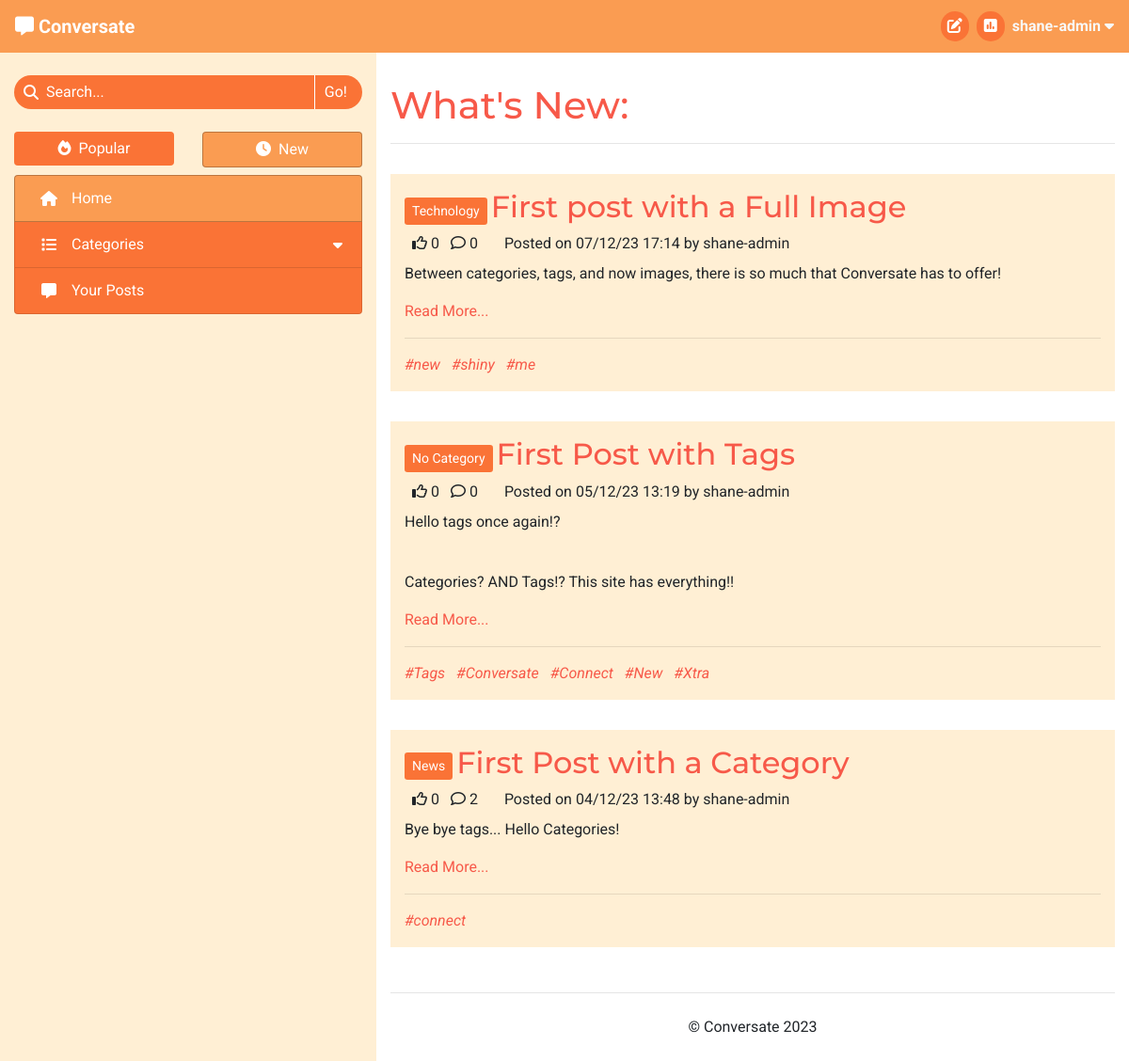
The app's page / (signed in), older data.
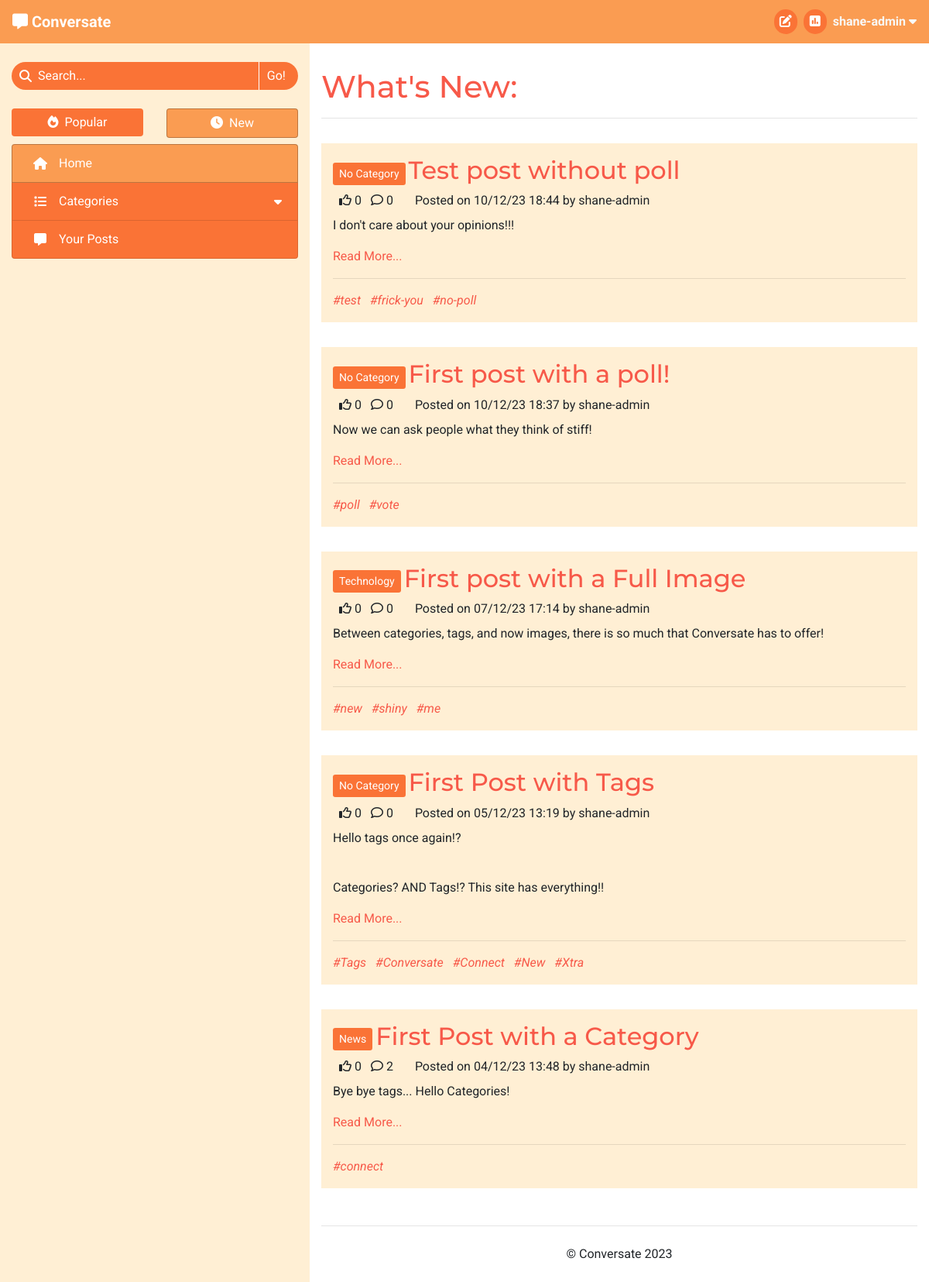
The same page, newer data.
### forum/models.py (models this page shows, shortened)
class Post(models.Model):
    title = models.CharField(max_length=100)
    slug = models.SlugField(max_length=100, unique=True)
    category = models.ForeignKey(Category, on_delete=models.CASCADE,
                                 related_name='tagged_posts')
    image = CloudinaryField('image', blank=True)
    image_position = models.IntegerField(blank=True, null=True)
    posted_by = models.ForeignKey(User, on_delete=models.CASCADE,
                                  related_name='added_posts')
    posted_on = models.DateTimeField(auto_now_add=True)
    content = models.TextField()
    tags = models.CharField(max_length=200, blank=True)
    edited = models.BooleanField(default=False)
    likes = models.ManyToManyField(User, related_name='post_likes', blank=True)
    approved = models.BooleanField(default=False)
    class Meta:
        ordering = ['-posted_on']
    def number_of_likes(self):
        return self.likes.count()
    def number_of_comments(self):
        return self.comments.count()
    def tag_list(self):
        tags_separate = self.tags.split('#')
        tags_separate.pop(0)
        return tags_separate

class Category(models.Model):
    name = models.CharField(max_length=30, unique=True)
    slug = models.SlugField(max_length=30, unique=True)
    icon = models.CharField(max_length=30, default="fa-tag")
    def __str__(self):
        return self.name
    def number_of_posts(self):
        return self.tagged_posts.count()

### forum/views.py (the view)
# urls.py: path('', views.ListPosts.as_view(), name='home'),
class ListPosts(View):
    def get(self, request):
        if not request.user.is_authenticated:
            return redirect('/accounts/login')
        posts = Post.objects.all()
        context = get_post_list_context(request, posts)
        user_profile = get_profile(request.user)
        if user_profile.sort_by_new:
            context['heading'] = "What's New"
        else:
            context['heading'] = "What's Trending"
        context['selected_tab'] = 'Home'
        return render(
            request,
            'post_list.html',
            context,
        )

### forum/core/categories.py (called while the page is built)
def get_top_categories(limit=CATEGORY_COLLAPSIBLE_LIMIT):
    categories = list(Category.objects
                      .annotate(num_posts=Count('tagged_posts'))
                      .filter(num_posts__gt=0)
                      .order_by('-num_posts'))
    num_categories = len(categories)
    category_none = Category.objects.get(slug='none')
    if category_none in categories:
        categories.remove(category_none)
    return {
        'num_categories': num_categories,
        'top_categories': categories[:limit],
        'has_more_categories': (len(categories) > limit)
    }

### forum/core/content.py (called while the page is built)
def get_base_context(request):
    context = get_top_categories()
    context['disable_sort'] = True
    return context

def get_post_list_context(request, post_list):
    context = get_base_context(request)
    user_profile = get_profile(request.user)
    sort_by_new = user_profile.sort_by_new
    posts_sorted = sort_posts(post_list, sort_by_new)
    context.update(get_paginated_items(request, posts_sorted, POSTS_PER_PAGE))
    context['disable_sort'] = False
    return context

def get_profile(user_object):
    profile = list(Profile.objects.filter(user=user_object))
    if len(profile) > 0:
        return profile[0]
    else:
        new_profile = Profile.objects.create(
            user=user_object,
            sort_by_new=False
        )
        return new_profile

def sort_posts(post_list, by_new):
    if by_new:
        return post_list.order_by('-posted_on')
    else:
        return post_list.annotate(num_likes=Count('likes')) \
                        .order_by('-num_likes')

### forum/core/pagination.py (called while the page is built)
def get_paginated_items(request, object_list, items_per_page):
    p = Paginator(object_list, items_per_page)
    page = request.GET.get('page')
    current_items = p.get_page(page)
    pagination_context = {
        'item_list': current_items,
        'page': page
    }
    if page is None:
        page = 1
    if p.num_pages > NUM_PAGES:
        pagination_context.update(get_page_range(
            int(page),
            p.num_pages
        ))
    else:
        pagination_context['page_range'] = p.page_range
    return pagination_context

### templates/post_list.html (shortened to what this page needs)
{% extends "base.html" %}
{% block content %}
<h1>{{ heading }}:</h1>
<hr>
{% for post in item_list %}
    <div class="row post">
        <div class="post-title col-12">
            <a href="{% url 'categories' post.category.slug %}" class="btn btn-sm category align-middle">{{ post.category }}</a>
            <a href="{% url 'view_post' post.slug %}" class="anchor-no-style">
                <h2 class="d-inline-block align-middle">{{ post.title }}</h2>
            </a>
        </div>
        <div class="col-12">
            {% if user in post.likes.all %}
                <i class="fa-solid fa-thumbs-up ml-2"></i>
            {% else %}
                <i class="fa-regular fa-thumbs-up ml-2"></i>
            {% endif %}
            {{ post.number_of_likes }}
            <i class="fa-regular fa-comment ml-2"></i>
            {{ post.number_of_comments }}
            <p class="d-inline ml-4">Posted on {{ post.posted_on|date:"d/m/y G:i" }} by {{ post.posted_by }}</p>
        </div>
        <div class="col-12">
            <div class="mt-2">{{ post.content|safe }}</div>
            <a href="{% url 'view_post' post.slug %}">Read More...</a>
        </div>
        {% if post.tags %}
            <div class="col-12">
                <hr>
                {% for tag in post.tag_list %}
                    <a class="tag-list-item mr-2 anchor-no-style" href="{% url 'search_tag' tag %}">
                        <em>#{{ tag }}</em>
                    </a>
                {% endfor %}
            </div>
        {% endif %}
    </div>
{% endfor %}
{% endblock content %}

### templates/base.html (shortened to what this page needs)
{% load static %}
<!DOCTYPE html>
<html lang="en">
<head>
    <link rel="stylesheet" href="https://cdn.jsdelivr.net/npm/bootstrap@4.6.2/dist/css/bootstrap.min.css"
>
    <link rel="stylesheet" href="{% static 'css/style.css' %}" type="text/css">
</head>
<body id="main-page">
    <header class="navbar navbar-expand-sm navbar-dark">
        <div>
            <a class="navbar-brand" href="{% url 'home' %}" aria-label="Go to the home page">
                <i class="fa-solid fa-message"></i>
                <strong>Conversate</strong>
            </a>
        </div>
            <ul class="nav justify-content-end">
                {% if user.is_authenticated %}
                    <li class="nav mr-3 mr-md-2">
                        <a class="nav-icon" href="{% url 'new_post' %}">
                            <i class="fa-solid fa-pen-to-square"></i>
                        </a>
                    </li>
                    <li class="nav mr-3 mr-md-2">
                        <a class="nav-icon" href="{% url 'new_poll' %}">
                            <i class="fa-solid fa-square-poll-vertical"></i>
                        </a>
                    </li>
                    <li class="nav dropdown center-to-container">
                        <span class="text-light d-none d-md-inline" data-toggle="dropdown" role="button"
                            aria-expanded="false" aria-label="User Information">
                            <strong>{{ user.username }}
                                <i class="fa-solid fa-caret-down"></i>
                            </strong>
                        </span>
                    </li>
                {% else %}
                    <li class="nav">
                        <a href="{% url 'account_login' %}" class="btn">Log In</a>
                    </li>
                {% endif %}
            </ul>
        </header>
    <div>
        <div class="container-fluid">
            <div class="row">
                <nav class="d-none d-md-block col-4">
                    <form action="{% url 'search_post' %}" method="GET" autocomplete="off">
                        <div class="search-bar mt-4" role="button" data-toggle="popover"
                            data-placement="bottom">
                            <div class="center-to-container">
                                <i class="fa-solid fa-magnifying-glass"></i>
                            </div>
                            <input type="text" id="search-input" name="search_query"
                                {% if search_result %} value="{{ search_result }}"{% endif %} placeholder="Search..." required>
                            <input type="submit" class="side-nav-btn" value="Go!">
                        </div>
                    </form>
                    <div class="container-fluid px-0 mt-4 mb-2">
                        <div class="row">
                            {% with request.path|add:"?"|add:request.GET.urlencode as current_path %}
                            <div class="col-6">
                                {% if disable_sort %}
                                    <div>
                                {% elif request.GET.urlencode %}
                                    <a href="{% url 'sort_posts' 0 current_path %}" class="anchor-no-style">
                                {% else %}
                                    <a href="{% url 'sort_posts' 0 request.path %}" class="anchor-no-style">
                                {% endif %}
                                    <div class="btn btn-block side-nav-btn
                                        {% if disable_sort %} disabled{% elif not user.profile.sort_by_new %} active{% endif %}">
                                        <i class="fa-solid fa-fire mr-lg-1"></i>
                                        Popular
                                    </div>
                                {% if disable_sort %}
                                    </div>
                                {% else %}
                                    </a>
                                {% endif %}
                            </div>
                            <div class="col-6">
                                {% if disable_sort %}
                                    <div>
                                {% elif request.GET.urlencode %}
                                    <a href="{% url 'sort_posts' 1 current_path %}" class="anchor-no-style">
                                {% else %}
                                    <a href="{% url 'sort_posts' 1 request.path %}" class="anchor-no-style">
                                {% endif %}
                                    <div class="btn btn-block side-nav-btn
                                        {% if disable_sort %} disabled{% elif user.profile.sort_by_new %} active{% endif %}">
                                        <i class="fa-solid fa-clock mr-lg-1"></i>
                                        New
                                    </div>
                                {% if disable_sort %}
                                    </div>
                                {% else %}
                                    </a>
                                {% endif %}
                            </div>
                            {% endwith %}
                        </div>
                    </div>
                    <div class="list-group side-nav">
                        <a class="list-group-item list-group-item-action side-nav-btn
                            {% if selected_tab == 'Home' %} active{% endif %}" href="{% url 'home' %}">
                            <i class="fa-solid fa-house center-to-container"></i>
                            <span class="d-inline-block ml-lg-2">Home</span>
                        </a>
                        <a id="category-collapse" class="list-group-item list-group-item-action side-nav-btn clickable
                            {% if 'Categories' in selected_tab %} active{% endif %}" data-toggle="collapse"
                            href="#side-nav-categories" role="button" aria-expanded="false" aria-controls="side-nav-categories">
                            <i class="fa-solid fa-list center-to-container"></i>
                            <div class="ml-lg-2">Categories</div>
                            <i class="fa-solid fa-caret-down center-to-container"></i>
                        </a>
                        <a class="list-group-item list-group-item-action side-nav-btn clickable"
                            href="{% url 'my_posts' %}">
                            <i class="fa-solid fa-message center-to-container"></i>
                            <span class="d-inline-block ml-lg-2">Your Posts</span>
                        </a>
                    </div>
                </nav>
                <div id="main-content" class="col col-md-8">
                    <section>
                        {% block content %}
                        {% endblock content %}
                    </section>
                    <footer>
                        <hr>
                        <p class="text-center my-4">&copy; Conversate 2023</p>
                    </footer>
                </div>
            </div>
        </div>
    </div>
</body>
</html>

### static/css/style.css (style rules this page uses)
* { font-family: 'Roboto', sans-serif; }
h1, h2, h3 { font-family: 'Montserrat', sans-serif; }
.clickable { cursor: pointer; }
.anchor-no-style, .anchor-no-style:hover { text-decoration: none; }
a, h1, h2, h3 { color: #f75949; }
.btn { background-color: #f75949; border: none; color: white; }
.center-to-container { display: flex; align-items: center; justify-content: center; }
.navbar { background-color: #FA9C52; display: grid; grid-template-columns: 1fr 1fr; grid-template-rows: 1fr; }
.nav-icon { color: white; background-color: #FA7336; border: none; border-radius: 32px; width: 30px; padding: 4px; text-align: center; }
.side-nav-btn, .side-nav-btn:focus { color: white; background-color: #FA7336; transition: color .15s ease-in-out, background-color .15s ease-in-out, border-color .15s ease-in-out, box-shadow .15s ease-in-out; }
.list-group-item-action { display: grid; grid-template-columns: 32px 1fr auto; grid-template-rows: 1fr; }
.side-nav-btn.active { background-color: #FA9C52; border: 1px solid rgba(0, 0, 0, 0.25); }
#category-collapse { border-bottom: none; }
.search-bar { border-radius: 32px; width: 100%; background-color: #FA7336; color: white; display: grid; grid-template-columns: auto 1fr auto; grid-template-rows: 1fr; overflow: hidden; }
.search-bar i { padding-left: 10px; }
#search-input, #search-input::placeholder { margin-left: 8px; padding: 6px 0; border: none; outline: none; display: inline-block; min-width: 0; background-color: #FA7336; color: white; }
.search-bar input[type=submit] { background: none; border: none; border-left: 1px solid white; padding: 4px 16px 4px 10px; color: white; }
#main-page { background-color: #FFEFD4; }
#main-content { background-color: white; padding-top: 32px; height: calc(100vh - 56px); overflow-y: auto; display: grid; grid-template-columns: 1fr; grid-template-rows: 1fr auto; }
.post { margin: 32px 0; padding: 16px 0; background-color: #FFEFD4; }
.category { background-color: #FA7336; color: white; }
.tag-list-item { display: inline-block; background-color: #FFEFD4; }

Row changes from the older to the newer data that the page shows:
added Post: category "No Category", title "Test post without poll", number_of_likes "0", number_of_comments "0", posted_on "10/12/23 18:44", posted_by "shane-admin", content "I don't care about your opinions!!!", tag_list "test" "frick-you" "no-poll"
added Post: category "No Category", title "First post with a poll!", number_of_likes "0", number_of_comments "0", posted_on "10/12/23 18:37", posted_by "shane-admin", content "Now we can ask people what they think of stiff!", tag_list "poll" "vote"
